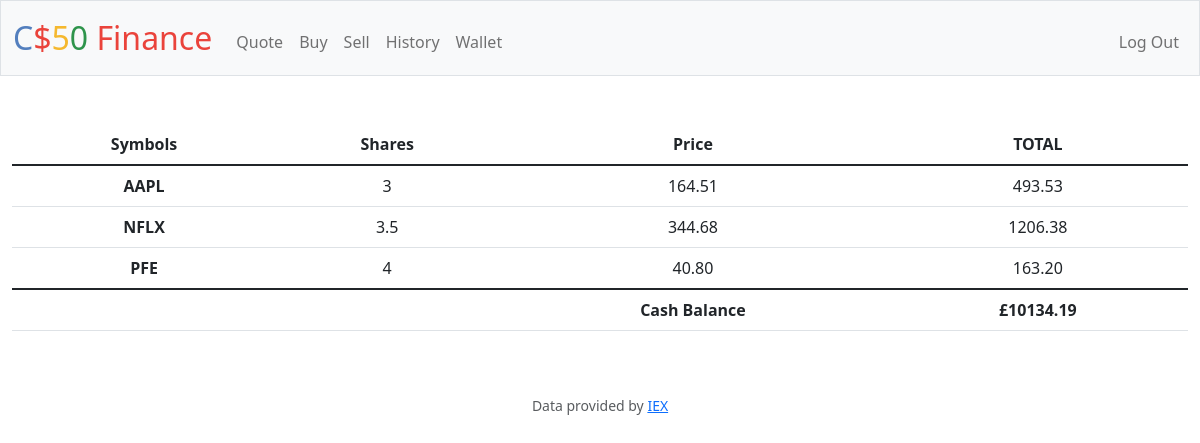
The page / (signed in) on the database its author committed.
### tables this page shows
CREATE TABLE 'transactions' ('id' INTEGER PRIMARY KEY AUTOINCREMENT NOT NULL, 'user_id' INTEGER, 'symbol' TEXT, 'shares' INTEGER, 'price' REAL, 'date' DATETIME, 'added_cash' INTEGER);

### app.py (the view)
@app.route("/")
@login_required
def index():
    user_id = session["user_id"]
    transactions_db = db.execute("SELECT symbol, SUM(shares) AS totalShares, price FROM transactions WHERE user_id = ? AND symbol IS NOT '£' GROUP BY symbol", user_id)
    cash_db = db.execute("SELECT cash FROM users WHERE id = ?", user_id)
    cash = round(cash_db[0]["cash"],2)
    total = cash
    for stock in transactions_db:
        total += stock["price"] * stock["totalShares"]
    return render_template("index.html", database = transactions_db, cash = cash, total = round(total, 2))

### app.py (called while the page is built)
@app.after_request
def after_request(response):
    response.headers["Cache-Control"] = "no-cache, no-store, must-revalidate"
    response.headers["Expires"] = 0
    response.headers["Pragma"] = "no-cache"
    return response

### helpers.py (called while the page is built)
def login_required(f):
    @wraps(f)
    def decorated_function(*args, **kwargs):
        if session.get("user_id") is None:
            return redirect("/login")
        return f(*args, **kwargs)
    return decorated_function

### templates/index.html (shortened to what this page needs)
{% extends "layout.html" %}
{% block main %}
<table class="table">
    <thead>
      <tr>
        <th scope="col">Symbols</th>
        <th scope="col">Shares</th>
        <th scope="col">Price</th>
        <th scope="col">TOTAL</th>
      </tr>
    </thead>
    <tbody>
        {% for row in database %}
      <tr>
        <th scope="row">{{ row["symbol"] }}</th>
        <td>{{ row["totalShares"] }}</td>
        <td>{{ '{:.2f}'.format(row["price"]) }}</td>
        <td>{{ '{:.2f}'.format(row["totalShares"] * row["price"]) }}</td>
      </tr>
        {% endfor %}
    </tbody>
  <tfoot>
    <tr>
      <td></td>
      <td></td>
      <th scope="col">Cash Balance</th>
      <th scope="col">£{{ '{:.2f}'.format(cash) }}</th>
    </tr>
  </tfoot>
</table>
{% endblock %}

### rows shown on the page
transactions: symbol "AAPL", totalShares "3", price "164.51", row "493.53"
transactions: symbol "PFE", totalShares "4", price "40.80", row "163.20"

### other values the page prints
{{ row["symbol"] }} "NFLX"
{{ row["totalShares"] }} "3.5"
{{ '{:.2f}'.format(row["price"]) }} "344.68"
{{ '{:.2f}'.format(row["totalShares"] * row["price"]) }} "1206.38"
{{ '{:.2f}'.format(cash) }} "10134.19"
